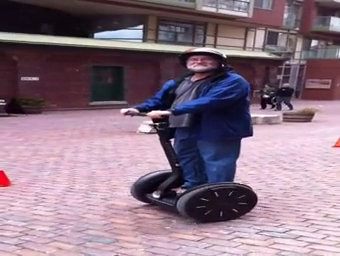
#> input picture frame 30 of video.mp4, 340 x 256 px
$ python rioExtaction.py
#> lines starting #> are read from the running program, lines starting #| are printed output that depends on the picture
#> further down, frame is the input picture: shape (256, 340, 3); mean B, G, R 131.2, 115.8, 138.1
# Background Subtraction and Roi Extraction of The Foreground

import numpy as np
import cv2 as cv

cap = cv.VideoCapture('video.mp4')

fgbg = cv.createBackgroundSubtractorMOG2(history=500,varThreshold=100)

def process(image):
    mask=fgbg.apply(frame)
#> mask: shape (256, 340); every value is 127
    line=cv.getStructuringElement(cv.MORPH_RECT,(1,5),(-1,-1))
    mask=cv.morphologyEx(mask,cv.MORPH_OPEN,line)
    cv.imshow("mask",mask)
    contours,hierarchy=cv.findContours(mask,cv.RETR_EXTERNAL,cv.CHAIN_APPROX_SIMPLE)
#> contours = [[[0, 0], [0, 255], [339, 255], [339, 0]]]
    for c in range(len(contours)):
        area=cv.contourArea((contours[c]))
        if area < 150:
            continue
        rect=cv.minAreaRect(contours[c])
        cv.ellipse(image,rect,(0,255,0),2,8)
        cv.circle(image,(np.int32(rect[0][0]),np.int32(rect[0][1])),2,(255,0,0),2,8,0)
#> this loop made 1 pass
#> (area, rect) on pass 1: (86445, ((169.5, 127.5), (255, 339), -90))
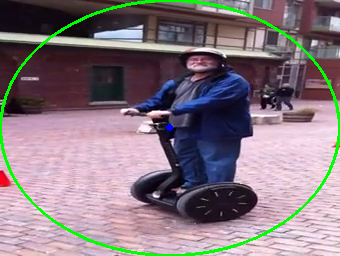
#> image: shape (256, 340, 3); mean B, G, R 126.8, 119.3, 133.2
    return image

while True:
    ret,frame=cap.read()
    cv.imshow('input',frame)
    result=process(frame)
    cv.imshow('result',result)
    k=cv.waitKey(10)&0xff
#> (key Esc is pressed here)
    if k==27:
        break

cap.release()
cv.destroyAllWindows()

$ run again, starting later in the video
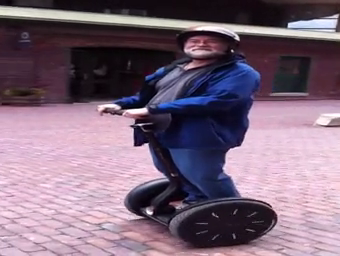
#> input picture frame 136 of video.mp4, 340 x 256 px
#> frame is the input picture: shape (256, 340, 3); mean B, G, R 122.3, 104.1, 124.8
#> mask: shape (256, 340); every value is 127
#> contours = [[[0, 0], [0, 255], [339, 255], [339, 0]]]
#> the loop in process, `for c in range(len(contours)):` made 1 pass
#> (area, rect) on pass 1: (86445, ((169.5, 127.5), (255, 339), -90))
#> after the loop in process, `for c in range(len(contours)):`:
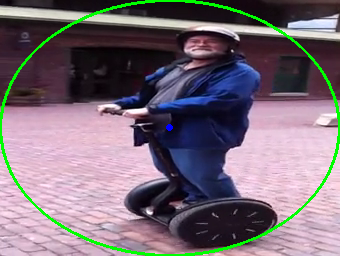
#> image: shape (256, 340, 3); mean B, G, R 118.7, 108.4, 120.7

$ run again, starting later in the video
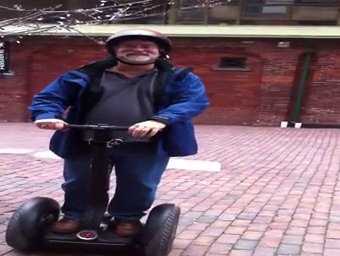
#> input picture frame 242 of video.mp4, 340 x 256 px
#> frame is the input picture: shape (256, 340, 3); mean B, G, R 109.1, 96.7, 118.2
#> mask: shape (256, 340); every value is 127
#> contours = [[[0, 0], [0, 255], [339, 255], [339, 0]]]
#> the loop in process, `for c in range(len(contours)):` made 1 pass
#> (area, rect) on pass 1: (86445, ((169.5, 127.5), (255, 339), -90))
#> after the loop in process, `for c in range(len(contours)):`:
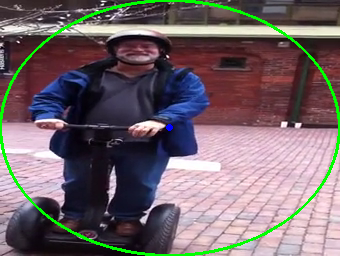
#> image: shape (256, 340, 3); mean B, G, R 105.8, 101.2, 114.3
